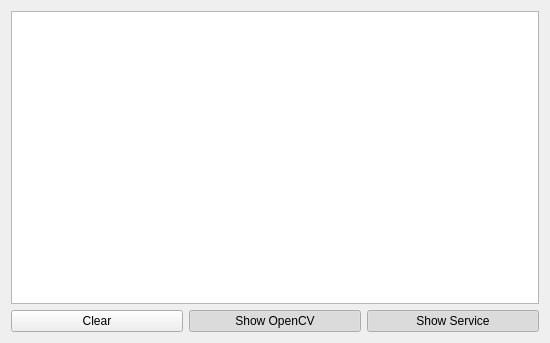
<?xml version="1.0" encoding="UTF-8"?>
<ui version="4.0">
 <class>OpenCVDebugWindow</class>
 <widget class="QWidget" name="OpenCVDebugWindow">
  <property name="geometry">
   <rect>
    <x>0</x>
    <y>0</y>
    <width>550</width>
    <height>343</height>
   </rect>
  </property>
  <property name="windowTitle">
   <string>OpenCV</string>
  </property>
  <layout class="QVBoxLayout" name="verticalLayout">
   <item>
    <widget class="QPlainTextEdit" name="textOpenCVDebug">
     <property name="readOnly">
      <bool>true</bool>
     </property>
    </widget>
   </item>
   <item>
    <widget class="QWidget" name="widget" native="true">
     <layout class="QHBoxLayout" name="horizontalLayout">
      <property name="leftMargin">
       <number>0</number>
      </property>
      <property name="topMargin">
       <number>0</number>
      </property>
      <property name="rightMargin">
       <number>0</number>
      </property>
      <property name="bottomMargin">
       <number>0</number>
      </property>
      <item>
       <widget class="QPushButton" name="buttonOpenCVDebugClear">
        <property name="text">
         <string>Clear</string>
        </property>
       </widget>
      </item>
      <item>
       <widget class="QPushButton" name="buttonOpenCVStop">
        <property name="text">
         <string>Show OpenCV</string>
        </property>
        <property name="checkable">
         <bool>true</bool>
        </property>
        <property name="checked">
         <bool>true</bool>
        </property>
       </widget>
      </item>
      <item>
       <widget class="QPushButton" name="buttonVideoStop">
        <property name="text">
         <string>Show Service</string>
        </property>
        <property name="checkable">
         <bool>true</bool>
        </property>
        <property name="checked">
         <bool>true</bool>
        </property>
       </widget>
      </item>
     </layout>
    </widget>
   </item>
  </layout>
 </widget>
 <resources/>
 <connections>
  <connection>
   <sender>buttonOpenCVDebugClear</sender>
   <signal>clicked()</signal>
   <receiver>textOpenCVDebug</receiver>
   <slot>clear()</slot>
   <hints>
    <hint type="sourcelabel">
     <x>196</x>
     <y>290</y>
    </hint>
    <hint type="destinationlabel">
     <x>211</x>
     <y>223</y>
    </hint>
   </hints>
  </connection>
 </connections>
</ui>
